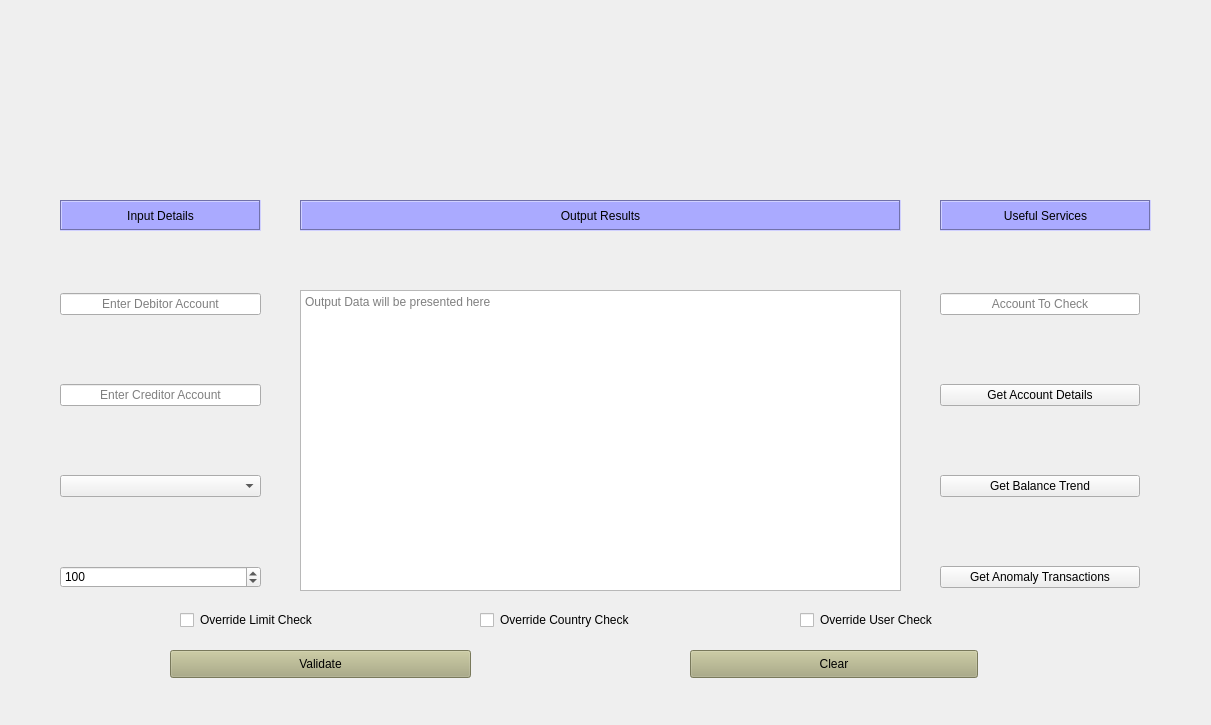
<?xml version="1.0" encoding="UTF-8"?>
<ui version="4.0">
 <class>MainWindow</class>
 <widget class="QMainWindow" name="MainWindow">
  <property name="geometry">
   <rect>
    <x>0</x>
    <y>0</y>
    <width>1211</width>
    <height>725</height>
   </rect>
  </property>
  <property name="minimumSize">
   <size>
    <width>849</width>
    <height>576</height>
   </size>
  </property>
  <property name="windowTitle">
   <string>MainWindow</string>
  </property>
  <property name="toolTip">
   <string>&lt;html&gt;&lt;head/&gt;&lt;body&gt;&lt;p&gt;&lt;br/&gt;&lt;/p&gt;&lt;/body&gt;&lt;/html&gt;</string>
  </property>
  <property name="whatsThis">
   <string>&lt;html&gt;&lt;head/&gt;&lt;body&gt;&lt;p&gt;&lt;br/&gt;&lt;/p&gt;&lt;/body&gt;&lt;/html&gt;</string>
  </property>
  <property name="styleSheet">
   <string notr="true">
font: 75 10pt &quot;Arial&quot;;
border-color: rgb(255, 85, 0);</string>
  </property>
  <property name="unifiedTitleAndToolBarOnMac">
   <bool>false</bool>
  </property>
  <widget class="QWidget" name="centralwidget">
   <widget class="QTextEdit" name="outputWindow">
    <property name="enabled">
     <bool>true</bool>
    </property>
    <property name="geometry">
     <rect>
      <x>300</x>
      <y>290</y>
      <width>601</width>
      <height>301</height>
     </rect>
    </property>
    <property name="placeholderText">
     <string>Output Data will be presented here</string>
    </property>
   </widget>
   <widget class="QWidget" name="verticalLayoutWidget">
    <property name="geometry">
     <rect>
      <x>940</x>
      <y>230</y>
      <width>200</width>
      <height>421</height>
     </rect>
    </property>
    <layout class="QVBoxLayout" name="verticalLayout">
     <item>
      <widget class="QLineEdit" name="checkAccount">
       <property name="alignment">
        <set>Qt::AlignCenter</set>
       </property>
       <property name="placeholderText">
        <string>Account To Check</string>
       </property>
       <property name="clearButtonEnabled">
        <bool>true</bool>
       </property>
      </widget>
     </item>
     <item>
      <widget class="QPushButton" name="accountDetails">
       <property name="text">
        <string>Get Account Details</string>
       </property>
       <property name="default">
        <bool>false</bool>
       </property>
       <property name="flat">
        <bool>false</bool>
       </property>
      </widget>
     </item>
     <item>
      <widget class="QPushButton" name="transactionDetails">
       <property name="text">
        <string>Get Balance Trend</string>
       </property>
      </widget>
     </item>
     <item>
      <widget class="QPushButton" name="anomalyAccounts">
       <property name="text">
        <string>Get Anomaly Transactions</string>
       </property>
      </widget>
     </item>
    </layout>
   </widget>
   <widget class="QWidget" name="verticalLayoutWidget_2">
    <property name="geometry">
     <rect>
      <x>60</x>
      <y>230</y>
      <width>201</width>
      <height>421</height>
     </rect>
    </property>
    <layout class="QVBoxLayout" name="verticalLayout_2">
     <item>
      <widget class="QLineEdit" name="account1">
       <property name="text">
        <string/>
       </property>
       <property name="alignment">
        <set>Qt::AlignCenter</set>
       </property>
       <property name="placeholderText">
        <string>Enter Debitor Account</string>
       </property>
       <property name="clearButtonEnabled">
        <bool>true</bool>
       </property>
      </widget>
     </item>
     <item>
      <widget class="QLineEdit" name="account2">
       <property name="inputMask">
        <string/>
       </property>
       <property name="text">
        <string/>
       </property>
       <property name="alignment">
        <set>Qt::AlignCenter</set>
       </property>
       <property name="placeholderText">
        <string>Enter Creditor Account</string>
       </property>
       <property name="cursorMoveStyle">
        <enum>Qt::LogicalMoveStyle</enum>
       </property>
       <property name="clearButtonEnabled">
        <bool>true</bool>
       </property>
      </widget>
     </item>
     <item>
      <widget class="QComboBox" name="currencyBox">
       <property name="editable">
        <bool>false</bool>
       </property>
       <property name="currentText">
        <string/>
       </property>
       <property name="currentIndex">
        <number>-1</number>
       </property>
      </widget>
     </item>
     <item>
      <widget class="QSpinBox" name="amountBox">
       <property name="alignment">
        <set>Qt::AlignLeading|Qt::AlignLeft|Qt::AlignVCenter</set>
       </property>
       <property name="readOnly">
        <bool>false</bool>
       </property>
       <property name="buttonSymbols">
        <enum>QAbstractSpinBox::UpDownArrows</enum>
       </property>
       <property name="specialValueText">
        <string/>
       </property>
       <property name="correctionMode">
        <enum>QAbstractSpinBox::CorrectToNearestValue</enum>
       </property>
       <property name="showGroupSeparator" stdset="0">
        <bool>false</bool>
       </property>
       <property name="prefix">
        <string/>
       </property>
       <property name="maximum">
        <number>100000</number>
       </property>
       <property name="singleStep">
        <number>10</number>
       </property>
       <property name="value">
        <number>100</number>
       </property>
      </widget>
     </item>
    </layout>
   </widget>
   <widget class="QLabel" name="heading">
    <property name="geometry">
     <rect>
      <x>60</x>
      <y>40</y>
      <width>1081</width>
      <height>121</height>
     </rect>
    </property>
    <property name="styleSheet">
     <string notr="true">font: 75 16pt &quot;Arial&quot;;
background-image: url(:nw.png);
</string>
    </property>
    <property name="text">
     <string/>
    </property>
    <property name="scaledContents">
     <bool>true</bool>
    </property>
    <property name="alignment">
     <set>Qt::AlignCenter</set>
    </property>
    <property name="wordWrap">
     <bool>false</bool>
    </property>
   </widget>
   <widget class="QLabel" name="label_2">
    <property name="geometry">
     <rect>
      <x>300</x>
      <y>200</y>
      <width>601</width>
      <height>31</height>
     </rect>
    </property>
    <property name="styleSheet">
     <string notr="true">background-color: rgb(170, 170, 255);
font: 87 14pt &quot;Arial Black&quot;;</string>
    </property>
    <property name="frameShape">
     <enum>QFrame::Box</enum>
    </property>
    <property name="frameShadow">
     <enum>QFrame::Sunken</enum>
    </property>
    <property name="text">
     <string>Output Results</string>
    </property>
    <property name="textFormat">
     <enum>Qt::AutoText</enum>
    </property>
    <property name="alignment">
     <set>Qt::AlignCenter</set>
    </property>
   </widget>
   <widget class="QLabel" name="label_4">
    <property name="geometry">
     <rect>
      <x>940</x>
      <y>200</y>
      <width>211</width>
      <height>31</height>
     </rect>
    </property>
    <property name="styleSheet">
     <string notr="true">background-color: rgb(170, 170, 255);
font: 87 14pt &quot;Arial Black&quot;;</string>
    </property>
    <property name="frameShape">
     <enum>QFrame::Box</enum>
    </property>
    <property name="frameShadow">
     <enum>QFrame::Sunken</enum>
    </property>
    <property name="text">
     <string>Useful Services</string>
    </property>
    <property name="textFormat">
     <enum>Qt::AutoText</enum>
    </property>
    <property name="alignment">
     <set>Qt::AlignCenter</set>
    </property>
   </widget>
   <widget class="QLabel" name="label_5">
    <property name="geometry">
     <rect>
      <x>60</x>
      <y>200</y>
      <width>201</width>
      <height>31</height>
     </rect>
    </property>
    <property name="styleSheet">
     <string notr="true">background-color: rgb(170, 170, 255);
font: 87 14pt &quot;Arial Black&quot;;</string>
    </property>
    <property name="frameShape">
     <enum>QFrame::Box</enum>
    </property>
    <property name="frameShadow">
     <enum>QFrame::Sunken</enum>
    </property>
    <property name="text">
     <string>Input Details</string>
    </property>
    <property name="textFormat">
     <enum>Qt::AutoText</enum>
    </property>
    <property name="alignment">
     <set>Qt::AlignCenter</set>
    </property>
   </widget>
   <widget class="QPushButton" name="clearButton">
    <property name="geometry">
     <rect>
      <x>690</x>
      <y>650</y>
      <width>288</width>
      <height>28</height>
     </rect>
    </property>
    <property name="styleSheet">
     <string notr="true">background-color: rgb(170, 170, 127);</string>
    </property>
    <property name="text">
     <string>Clear</string>
    </property>
   </widget>
   <widget class="QPushButton" name="validateButton">
    <property name="geometry">
     <rect>
      <x>170</x>
      <y>650</y>
      <width>301</width>
      <height>28</height>
     </rect>
    </property>
    <property name="styleSheet">
     <string notr="true">background-color: rgb(170, 170, 127);</string>
    </property>
    <property name="text">
     <string>Validate</string>
    </property>
   </widget>
   <widget class="QCheckBox" name="limitCheck">
    <property name="geometry">
     <rect>
      <x>180</x>
      <y>610</y>
      <width>191</width>
      <height>20</height>
     </rect>
    </property>
    <property name="text">
     <string>Override Limit Check</string>
    </property>
   </widget>
   <widget class="QCheckBox" name="countryCheck">
    <property name="geometry">
     <rect>
      <x>480</x>
      <y>610</y>
      <width>201</width>
      <height>20</height>
     </rect>
    </property>
    <property name="text">
     <string>Override Country Check</string>
    </property>
    <property name="tristate">
     <bool>false</bool>
    </property>
   </widget>
   <widget class="QCheckBox" name="userCheck">
    <property name="geometry">
     <rect>
      <x>800</x>
      <y>610</y>
      <width>191</width>
      <height>20</height>
     </rect>
    </property>
    <property name="text">
     <string>Override User Check</string>
    </property>
   </widget>
  </widget>
 </widget>
 <resources>
  <include location="../nwm.qrc"/>
 </resources>
 <connections/>
 <designerdata>
  <property name="gridDeltaX">
   <number>10</number>
  </property>
  <property name="gridDeltaY">
   <number>10</number>
  </property>
  <property name="gridSnapX">
   <bool>true</bool>
  </property>
  <property name="gridSnapY">
   <bool>true</bool>
  </property>
  <property name="gridVisible">
   <bool>true</bool>
  </property>
 </designerdata>
</ui>
